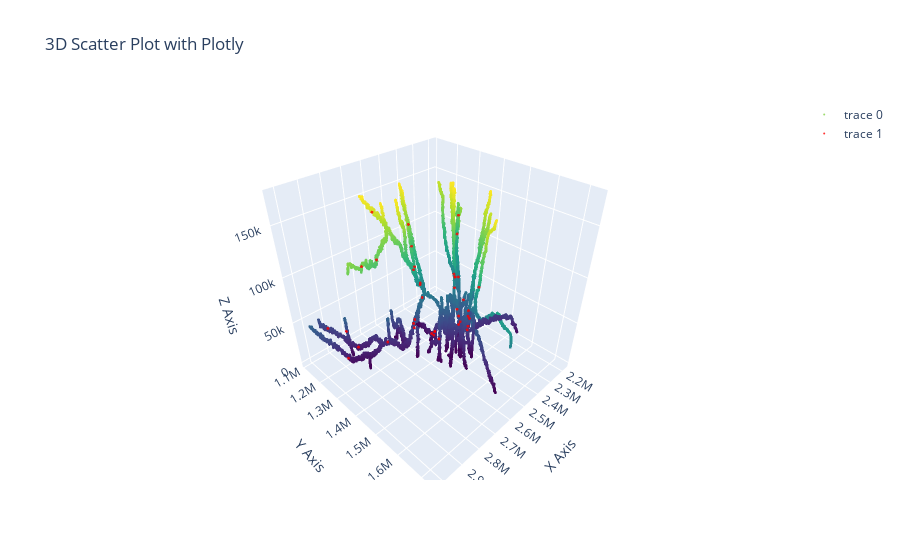

The cell this chart's notebook holds for it:
### Code cell
plot3D(x, y, z, x_syn, y_syn, z_syn)
